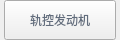
                    <widget class="QWidget" name="fdj_label_8" native="true">
                     <property name="geometry">
                      <rect>
                       <x>1130</x>
                       <y>70</y>
                       <width>120</width>
                       <height>40</height>
                      </rect>
                     </property>
                     <property name="minimumSize">
                      <size>
                       <width>0</width>
                       <height>40</height>
                      </size>
                     </property>
                     <property name="maximumSize">
                      <size>
                       <width>16777215</width>
                       <height>40</height>
                      </size>
                     </property>
                     <layout class="QHBoxLayout" name="horizontalLayout_15">
                      <property name="spacing">
                       <number>0</number>
                      </property>
                      <property name="leftMargin">
                       <number>0</number>
                      </property>
                      <property name="topMargin">
                       <number>0</number>
                      </property>
                      <property name="rightMargin">
                       <number>0</number>
                      </property>
                      <property name="bottomMargin">
                       <number>0</number>
                      </property>
                      <item>
                       <widget class="QLabel" name="label_125">
                        <property name="minimumSize">
                         <size>
                          <width>4</width>
                          <height>0</height>
                         </size>
                        </property>
                        <property name="maximumSize">
                         <size>
                          <width>4</width>
                          <height>16777215</height>
                         </size>
                        </property>
                        <property name="text">
                         <string/>
                        </property>
                        <property name="pixmap">
                         <pixmap resource="twoDdisplay.qrc">:/twoDdisplay/rectleft</pixmap>
                        </property>
                       </widget>
                      </item>
                      <item>
                       <widget class="QPushButton" name="gkfdjbtn">
                        <property name="minimumSize">
                         <size>
                          <width>0</width>
                          <height>40</height>
                         </size>
                        </property>
                        <property name="maximumSize">
                         <size>
                          <width>16777215</width>
                          <height>40</height>
                         </size>
                        </property>
                        <property name="cursor">
                         <cursorShape>PointingHandCursor</cursorShape>
                        </property>
                        <property name="styleSheet">
                         <string notr="true">border-image:url(:/twoDdisplay/btnbg);
color:rgb(98,109,125);</string>
                        </property>
                        <property name="text">
                         <string>轨控发动机</string>
                        </property>
                       </widget>
                      </item>
                      <item>
                       <widget class="QLabel" name="label_126">
                        <property name="minimumSize">
                         <size>
                          <width>4</width>
                          <height>0</height>
                         </size>
                        </property>
                        <property name="maximumSize">
                         <size>
                          <width>4</width>
                          <height>16777215</height>
                         </size>
                        </property>
                        <property name="text">
                         <string/>
                        </property>
                        <property name="pixmap">
                         <pixmap resource="twoDdisplay.qrc">:/twoDdisplay/rectright</pixmap>
                        </property>
                       </widget>
                      </item>
                     </layout>
                    </widget>
